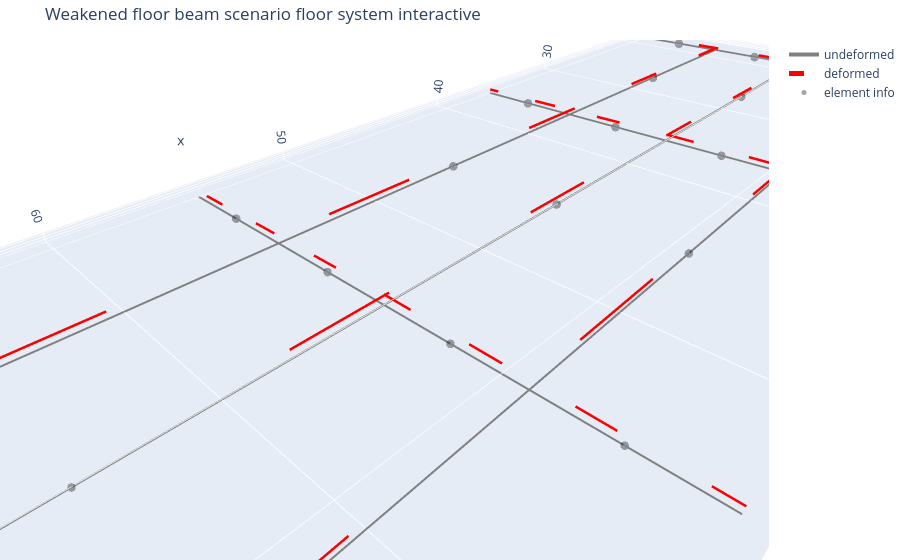

Notebook code for this chart:
### Code cell
model_path = "inputs/final_bridge/scenario_weakened_floor_beam.json"
_, clean_model, data, summary = preprocess_model(model_path)
package = solve_complete_model(clean_model, data)

fig = plot_structure_plotly(
    clean_model,
    data,
    U=package["results"]["U"],
    scale=3000,
    selector="floor_system",
    show_undeformed=True,
    show_deformed=True,
    show_nodes=False,
    show_node_labels=False,
    show_element_hover=True,
    title="Weakened floor beam scenario floor system interactive",
    save_html="outputs/final_bridge/scenario_weakened_floor_beam_floor_system_interactive.html",
)
fig.show()

### Figure 1 — Plotly figure (JSON) as saved in the notebook; plotly's stock layout.template omitted (floating-point values rounded to 4 significant figures)
{"data": [{"hoverinfo": "skip", "line": {"color": "gray", "dash": "solid", "width": 4}, "mode": "lines", "name": "undeformed", "type": "scatter3d", "x": [18.18, 18.18, null, 18.18, 18.18, null, 18.18, 18.18, null, 18.18, 18.18, null, 36.35, 36.35, null, 36.35, 36.35, null, 36.35, 36.35, null, 36.35, 36.35, null, 54.53, 54.53, null, 54.53, 54.53, null, 54.53, 54.53, null, 54.53, 54.53, null, 72.7, 72.7, null, 72.7, 72.7, null, 72.7, 72.7, null, 72.7, 72.7, null, 90.88, 90.88, null, 90.88, 90.88, null, 90.88, 90.88, null, 90.88, 90.88, null, 18.18, 36.35, null, 36.35, 54.53, null, 54.53, 72.7, null, 72.7, 90.88, null, 18.18, 36.35, null, 36.35, 54.53, null, 54.53, 72.7, null, 72.7, 90.88, null, 18.18, 36.35, null, 36.35, 54.53, null, 54.53, 72.7, null, 72.7, 90.88, null], "y": [0, 5, null, 5, 10, null, 10, 15, null, 15, 20, null, 0, 5, null, 5, 10, null, 10, 15, null, 15, 20, null, 0, 5, null, 5, 10, null, 10, 15, null, 15, 20, null, 0, 5, null, 5, 10, null, 10, 15, null, 15, 20, null, 0, 5, null, 5, 10, null, 10, 15, null, 15, 20, null, 5, 5, null, 5, 5, null, 5, 5, null, 5, 5, null, 10, 10, null, 10, 10, null, 10, 10, null, 10, 10, null, 15, 15, null, 15, 15, null, 15, 15, null, 15, 15, null], "z": [0, 0, null, 0, 0, null, 0, 0, null, 0, 0, null, 0, 0, null, 0, 0, null, 0, 0, null, 0, 0, null, 0, 0, null, 0, 0, null, 0, 0, null, 0, 0, null, 0, 0, null, 0, 0, null, 0, 0, null, 0, 0, null, 0, 0, null, 0, 0, null, 0, 0, null, 0, 0, null, 0, 0, null, 0, 0, null, 0, 0, null, 0, 0, null, 0, 0, null, 0, 0, null, 0, 0, null, 0, 0, null, 0, 0, null, 0, 0, null, 0, 0, null, 0, 0, null]}, {"hoverinfo": "skip", "line": {"color": "red", "dash": "dash", "width": 5}, "mode": "lines", "name": "deformed", "type": "scatter3d", "x": [18.17, 18.15, null, 18.15, 18.14, null, 18.14, 18.15, null, 18.15, 18.17, null, 36.33, 36.32, null, 36.32, 36.31, null, 36.31, 36.32, null, 36.32, 36.33, null, 54.49, 54.49, null, 54.49, 54.49, null, 54.49, 54.49, null, 54.49, 54.49, null, 72.65, 72.66, null, 72.66, 72.66, null, 72.66, 72.66, null, 72.66, 72.65, null, 90.81, 90.83, null, 90.83, 90.84, null, 90.84, 90.83, null, 90.83, 90.81, null, 18.15, 36.32, null, 36.32, 54.49, null, 54.49, 72.66, null, 72.66, 90.83, null, 18.14, 36.31, null, 36.31, 54.49, null, 54.49, 72.66, null, 72.66, 90.84, null, 18.15, 36.32, null, 36.32, 54.49, null, 54.49, 72.66, null, 72.66, 90.83, null], "y": [0, 5.0, null, 5.0, 10, null, 10, 15.0, null, 15.0, 20, null, 0, 5.0, null, 5.0, 10, null, 10, 15.0, null, 15.0, 20, null, 0, 5.0, null, 5.0, 10, null, 10, 15.0, null, 15.0, 20, null, 0, 5.0, null, 5.0, 10, null, 10, 15.0, null, 15.0, 20, null, 0, 5.0, null, 5.0, 10, null, 10, 15.0, null, 15.0, 20, null, 5.0, 5.0, null, 5.0, 5.0, null, 5.0, 5.0, null, 5.0, 5.0, null, 10, 10, null, 10, 10, null, 10, 10, null, 10, 10, null, 15.0, 15.0, null, 15.0, 15.0, null, 15.0, 15.0, null, 15.0, 15.0, null], "z": [0.1071, 0.1209, null, 0.1209, 0.1346, null, 0.1346, 0.1209, null, 0.1209, 0.1071, null, 0.1839, 0.2225, null, 0.2225, 0.261, null, 0.261, 0.2225, null, 0.2225, 0.1839, null, 0.2078, 0.2705, null, 0.2705, 0.3334, null, 0.3334, 0.2705, null, 0.2705, 0.2078, null, 0.1839, 0.2225, null, 0.2225, 0.261, null, 0.261, 0.2225, null, 0.2225, 0.1839, null, 0.1071, 0.1209, null, 0.1209, 0.1346, null, 0.1346, 0.1209, null, 0.1209, 0.1071, null, 0.1209, 0.2225, null, 0.2225, 0.2705, null, 0.2705, 0.2225, null, 0.2225, 0.1209, null, 0.1346, 0.261, null, 0.261, 0.3334, null, 0.3334, 0.261, null, 0.261, 0.1346, null, 0.1209, 0.2225, null, 0.2225, 0.2705, null, 0.2705, 0.2225, null, 0.2225, 0.1209, null]}, {"hovertemplate": "%{text}<extra></extra>", "marker": {"color": "black", "opacity": 0.35, "size": 5}, "mode": "markers", "name": "element info", "text": ["Element 301<br>type = 3D_frame<br>nodes = 2 to 25<br>section = floor_beam", "Element 302<br>type = 3D_frame<br>nodes = 25 to 26<br>section = floor_beam", "Element 303<br>type = 3D_frame<br>nodes = 26 to 27<br>section = floor_beam", "Element 304<br>type = 3D_frame<br>nodes = 27 to 14<br>section = floor_beam", "Element 305<br>type = 3D_frame<br>nodes = 3 to 28<br>section = floor_beam", "Element 306<br>type = 3D_frame<br>nodes = 28 to 29<br>section = floor_beam", "Element 307<br>type = 3D_frame<br>nodes = 29 to 30<br>section = floor_beam", "Element 308<br>type = 3D_frame<br>nodes = 30 to 15<br>section = floor_beam", "Element 309<br>type = 3D_frame<br>nodes = 4 to 31<br>section = floor_beam_damaged", "Element 310<br>type = 3D_frame<br>nodes = 31 to 32<br>section = floor_beam_damaged", "Element 311<br>type = 3D_frame<br>nodes = 32 to 33<br>section = floor_beam_damaged", "Element 312<br>type = 3D_frame<br>nodes = 33 to 16<br>section = floor_beam_damaged", "Element 313<br>type = 3D_frame<br>nodes = 5 to 34<br>section = floor_beam", "Element 314<br>type = 3D_frame<br>nodes = 34 to 35<br>section = floor_beam", "Element 315<br>type = 3D_frame<br>nodes = 35 to 36<br>section = floor_beam", "Element 316<br>type = 3D_frame<br>nodes = 36 to 17<br>section = floor_beam", "Element 317<br>type = 3D_frame<br>nodes = 6 to 37<br>section = floor_beam", "Element 318<br>type = 3D_frame<br>nodes = 37 to 38<br>section = floor_beam", "Element 319<br>type = 3D_frame<br>nodes = 38 to 39<br>section = floor_beam", "Element 320<br>type = 3D_frame<br>nodes = 39 to 18<br>section = floor_beam", "Element 401<br>type = 3D_frame<br>nodes = 25 to 28<br>section = stringer_light", "Element 402<br>type = 3D_frame<br>nodes = 28 to 31<br>section = stringer_light", "Element 403<br>type = 3D_frame<br>nodes = 31 to 34<br>section = stringer_light", "Element 404<br>type = 3D_frame<br>nodes = 34 to 37<br>section = stringer_light", "Element 405<br>type = 3D_frame<br>nodes = 26 to 29<br>section = stringer_heavy", "Element 406<br>type = 3D_frame<br>nodes = 29 to 32<br>section = stringer_heavy", "Element 407<br>type = 3D_frame<br>nodes = 32 to 35<br>section = stringer_heavy", "Element 408<br>type = 3D_frame<br>nodes = 35 to 38<br>section = stringer_heavy", "Element 409<br>type = 3D_frame<br>nodes = 27 to 30<br>section = stringer_light", "Element 410<br>type = 3D_frame<br>nodes = 30 to 33<br>section = stringer_light", "Element 411<br>type = 3D_frame<br>nodes = 33 to 36<br>section = stringer_light", "Element 412<br>type = 3D_frame<br>nodes = 36 to 39<br>section = stringer_light"], "type": "scatter3d", "x": [18.18, 18.18, 18.18, 18.18, 36.35, 36.35, 36.35, 36.35, 54.53, 54.53, 54.53, 54.53, 72.7, 72.7, 72.7, 72.7, 90.88, 90.88, 90.88, 90.88, 27.26, 45.44, 63.62, 81.79, 27.26, 45.44, 63.62, 81.79, 27.26, 45.44, 63.62, 81.79], "y": [2.5, 7.5, 12.5, 17.5, 2.5, 7.5, 12.5, 17.5, 2.5, 7.5, 12.5, 17.5, 2.5, 7.5, 12.5, 17.5, 2.5, 7.5, 12.5, 17.5, 5, 5, 5, 5, 10, 10, 10, 10, 15, 15, 15, 15], "z": [0, 0, 0, 0, 0, 0, 0, 0, 0, 0, 0, 0, 0, 0, 0, 0, 0, 0, 0, 0, 0, 0, 0, 0, 0, 0, 0, 0, 0, 0, 0, 0]}], "layout": {"margin": {"b": 0, "l": 0, "r": 0, "t": 40}, "scene": {"aspectmode": "data", "xaxis": {"title": {"text": "x"}}, "yaxis": {"title": {"text": "y"}}, "zaxis": {"title": {"text": "z"}}}, "showlegend": true, "title": {"text": "Weakened floor beam scenario floor system interactive"}}}
